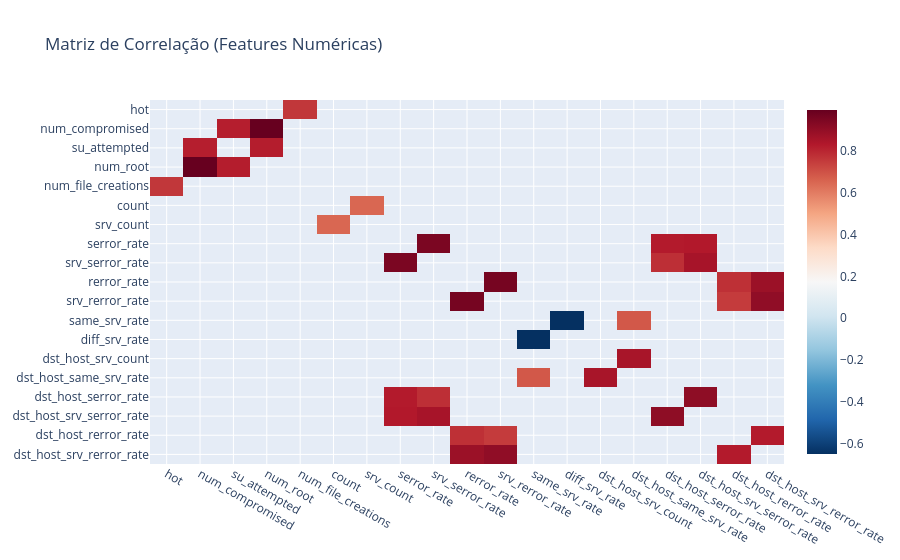

Here is the notebook cell this chart was saved with:
### Code cell
# Se a classe for 'normal' é 0, qualquer outra coisa (ataque) é 1
df_plot['is_attack'] = df_plot['class'].apply(lambda x: 0 if x == 'normal' else 1)

# Filtrar apenas colunas numericas para a correlaçao
df_plot_numeric = df_plot.select_dtypes(include=[np.number])

# Calcular a correlação
corr_matrix = df_plot_numeric.corr()

# filtrnado apenas as correlacoes acima de 0.6
corr_matrix = corr_matrix[((corr_matrix >= 0.6) | (corr_matrix <= -0.6)) & (corr_matrix != 1.0)]

# tirando as colunas que nao foram filtradas
corr_matrix = corr_matrix.dropna(how='all', axis=0).dropna(how='all', axis=1)

# Plotar (Heatmap)
fig_corr = px.imshow(corr_matrix, 
                     text_auto=False, 
                     aspect="auto",
                     color_continuous_scale='RdBu_r',
                     title="Matriz de Correlação (Features Numéricas)")
fig_corr.show()

### Figure 1 — Plotly figure (JSON) as saved in the notebook; plotly's stock layout.template omitted (floating-point values rounded to 4 significant figures; data arrays with more than 128 entries replaced by an {"elided": "..."} marker saying what was removed)
{"data": [{"coloraxis": "coloraxis", "hovertemplate": "x: %{x}<br>y: %{y}<br>color: %{z}<extra></extra>", "name": "0", "type": "heatmap", "x": ["hot", "num_compromised", "su_attempted", "num_root", "num_file_creations", "count", "srv_count", "serror_rate", "srv_serror_rate", "rerror_rate", "srv_rerror_rate", "same_srv_rate", "diff_srv_rate", "dst_host_srv_count", "dst_host_same_srv_rate", "dst_host_serror_rate", "dst_host_srv_serror_rate", "dst_host_rerror_rate", "dst_host_srv_rerror_rate"], "xaxis": "x", "y": ["hot", "num_compromised", "su_attempted", "num_root", "num_file_creations", "count", "srv_count", "serror_rate", "srv_serror_rate", "rerror_rate", "srv_rerror_rate", "same_srv_rate", "diff_srv_rate", "dst_host_srv_count", "dst_host_same_srv_rate", "dst_host_serror_rate", "dst_host_srv_serror_rate", "dst_host_rerror_rate", "dst_host_srv_rerror_rate"], "yaxis": "y", "z": {"elided": "19x19 float values"}}], "layout": {"coloraxis": {"colorscale": [[0, "rgb(5,48,97)"], [0.1, "rgb(33,102,172)"], [0.2, "rgb(67,147,195)"], [0.3, "rgb(146,197,222)"], [0.4, "rgb(209,229,240)"], [0.5, "rgb(247,247,247)"], [0.6, "rgb(253,219,199)"], [0.7, "rgb(244,165,130)"], [0.8, "rgb(214,96,77)"], [0.9, "rgb(178,24,43)"], [1, "rgb(103,0,31)"]]}, "title": {"text": "Matriz de Correlação (Features Numéricas)"}, "xaxis": {"anchor": "y", "domain": [0, 1]}, "yaxis": {"anchor": "x", "autorange": "reversed", "domain": [0, 1]}}}
